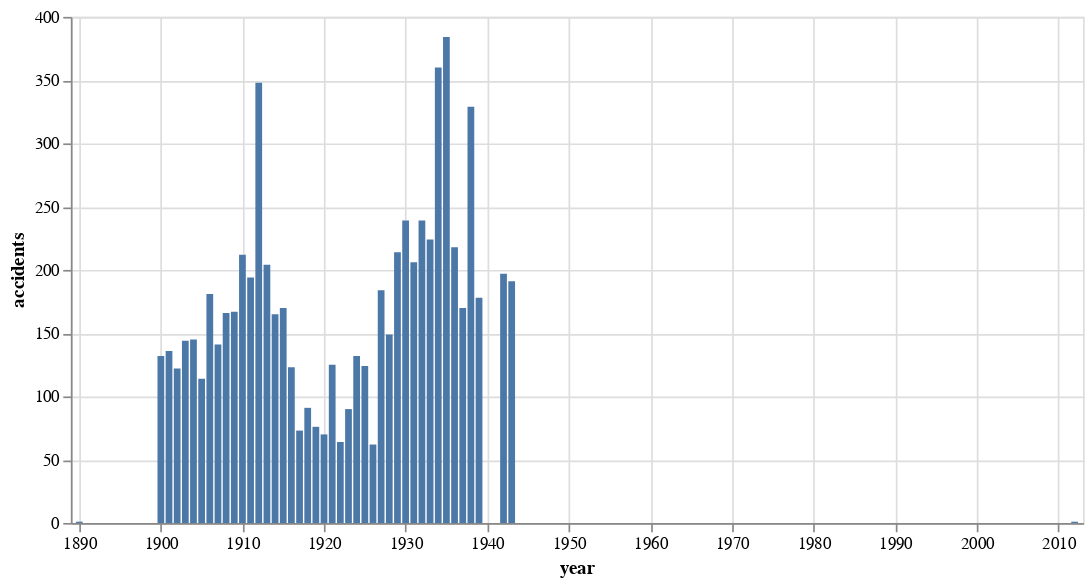

Notebook code cell kept with this figure:
### Code cell
alt.Chart(accidents_by_year).mark_bar(size=4).encode(
    x='year:T',
    y='accidents:Q'
).properties(width=600)

### Figure 1 — Vega-Lite specification as saved in the notebook (floating-point values rounded to 4 significant figures)
{"config": {"view": {"continuousWidth": 400, "continuousHeight": 300}}, "data": {"name": "data-54ae4bdf0c7a9f46cb2940a84328cd8c"}, "mark": {"type": "bar", "size": 4}, "encoding": {"x": {"type": "temporal", "field": "year"}, "y": {"type": "quantitative", "field": "accidents"}}, "width": 600, "$schema": "https://vega.github.io/schema/vega-lite/v4.8.1.json", "datasets": {"data-54ae4bdf0c7a9f46cb2940a84328cd8c": [{"year": "1935", "accidents": 384}, {"year": "1934", "accidents": 360}, {"year": "1912", "accidents": 348}, {"year": "1938", "accidents": 329}, {"year": "1932", "accidents": 239}, {"year": "1930", "accidents": 239}, {"year": "1933", "accidents": 224}, {"year": "1936", "accidents": 218}, {"year": "1929", "accidents": 214}, {"year": "1910", "accidents": 212}, {"year": "1931", "accidents": 206}, {"year": "1913", "accidents": 204}, {"year": "1942", "accidents": 197}, {"year": "1911", "accidents": 194}, {"year": "1943", "accidents": 191}, {"year": "1927", "accidents": 184}, {"year": "1906", "accidents": 181}, {"year": "1939", "accidents": 178}, {"year": "1937", "accidents": 170}, {"year": "1915", "accidents": 170}, {"year": "1909", "accidents": 167}, {"year": "1908", "accidents": 166}, {"year": "1914", "accidents": 165}, {"year": "1928", "accidents": 149}, {"year": "1904", "accidents": 145}, {"year": "1903", "accidents": 144}, {"year": "1907", "accidents": 141}, {"year": "1901", "accidents": 136}, {"year": "1924", "accidents": 132}, {"year": "1900", "accidents": 132}, {"year": "1921", "accidents": 125}, {"year": "1925", "accidents": 124}, {"year": "1916", "accidents": 123}, {"year": "1902", "accidents": 122}, {"year": "1905", "accidents": 114}, {"year": "1918", "accidents": 91}, {"year": "1923", "accidents": 90}, {"year": "1919", "accidents": 76}, {"year": "1917", "accidents": 73}, {"year": "1920", "accidents": 70}, {"year": "1922", "accidents": 64}, {"year": "1926", "accidents": 62}, {"year": "1890", "accidents": 1}, {"year": "2012", "accidents": 1}]}}
